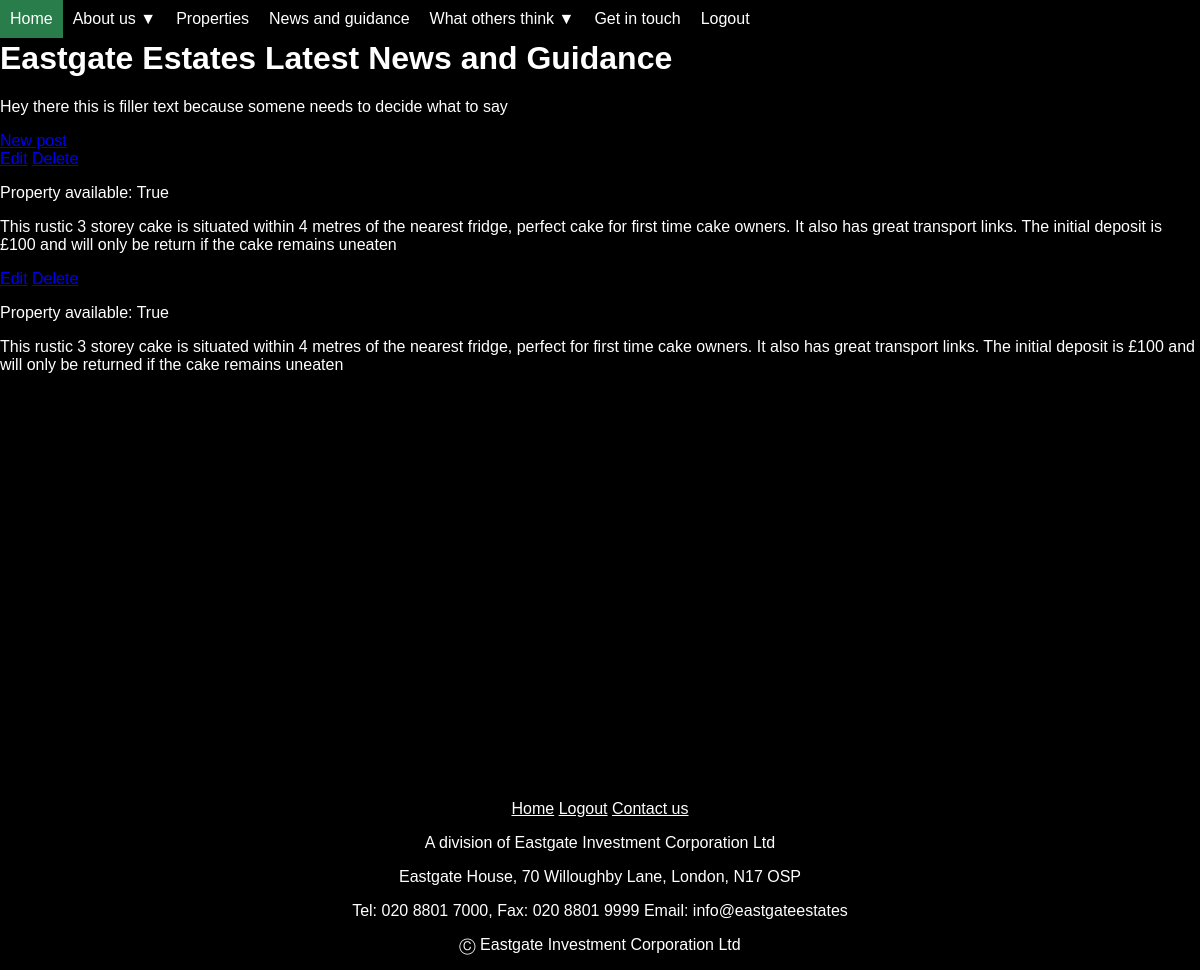
The app's page /properties/ (signed in) with its own data.
### manager/models.py (models this page shows, shortened)
class Property(models.Model):
    photo = models.ImageField(upload_to='properties/', verbose_name='Picture of a house')
    description = models.TextField()
    rent = models.IntegerField()
    available = models.BooleanField(default=False)

### manager/views/properties.py (the view)
# urls.py: url(r'properties/$', views.properties.home, name='propertyhome'),
def home(request):
    if request.user.is_authenticated:
        posts = Property.objects.all()
    else:
        posts = Property.objects.filter(available=True)
    return render(request, 'properties/home.html', {'posts': posts})

### manager/context_processors.py (called while the page is built)
def propsexist(request):
    if Property.objects.all() or request.user.is_authenticated():
        return {"propsexist":True}
    else:
        return {"propsexist":False}

### manager/templates/properties/home.html (shortened to what this page needs)
{% extends 'manager/base.html' %}
{% block body %}
  <header id="intro">
    <h1>Eastgate Estates Latest News and Guidance</h1>
    <p>Hey there this is filler text because somene needs to decide what to say</p>
	{% if user.is_authenticated %}
      <a href="new">New post</a>
	{% endif %}
  </header>
  <div id="container">
    {% for prop in posts %}
      <div class="postbox">
        {% if user.is_authenticated %}
          <a href="{{ prop.pk }}/edit">Edit</a>
          <a href="{{ prop.pk }}/delete">Delete</a>
		  <p>Property available: {{ prop.available }}</p>
	    {% endif %}
		{% load static %}
	    <p>{{ prop.description }}</p>
      </div>
    {% endfor %}
  </div>
{% endblock %}

### manager/templates/manager/base.html (style rules this page uses)
body { background-color: black; color: white; font-family: 'Helvetica', 'Arial', sans-serif; margin: 0px; }

### records on screen
Property: available "True", description "This rustic 3 storey cake is situated within 4 metres of the nearest fridge, perfect cake for first time cake owners. It also has great transport links. The initial deposit is £100 and will only be return if the cake remains uneaten"
Property: available "True", description "This rustic 3 storey cake is situated within 4 metres of the nearest fridge, perfect for first time cake owners. It also has great transport links. The initial deposit is £100 and will only be returned if the cake remains uneaten"
